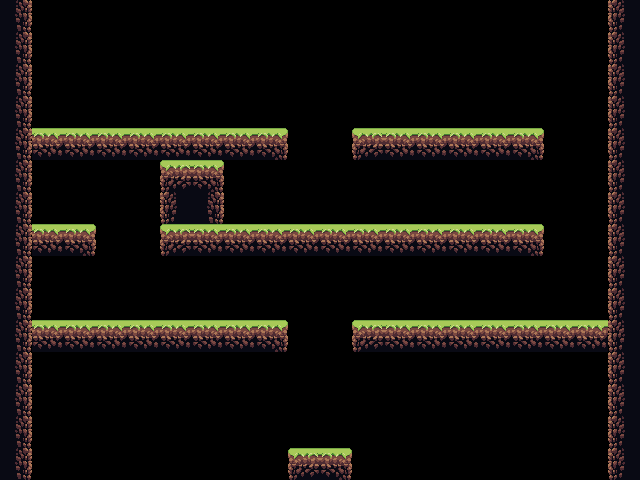

This game map was drawn from its Tiled (.tmx) file and the tilesets committed beside it. A one-line description and the full map source follow:
An orthogonal 20x15 tile map with 32x32 px tiles, 1 tile layer (light), 1 hidden layer not drawn and 7 objects (4x gem, 2x enemy).

<map version="1.5" tiledversion="1.7.2" orientation="orthogonal" renderorder="right-down" compressionlevel="0" width="20" height="15" tilewidth="32" tileheight="32" infinite="0" nextlayerid="11" nextobjectid="20">
 <editorsettings>
  <export target="stage_4.json" format="json" />
 </editorsettings>
 <tileset firstgid="1" name="duality_tileset" tilewidth="32" tileheight="32" tilecount="220" columns="20">
  <image source="../sprites/duality_tileset.png" width="640" height="360" />
  <tile id="0">
   <properties>
    <property name="collides" type="bool" value="true" />
   </properties>
  </tile>
  <tile id="1">
   <properties>
    <property name="collides" type="bool" value="true" />
   </properties>
  </tile>
  <tile id="2">
   <properties>
    <property name="collides" type="bool" value="true" />
   </properties>
  </tile>
  <tile id="3">
   <properties>
    <property name="collides" type="bool" value="true" />
   </properties>
  </tile>
  <tile id="4">
   <properties>
    <property name="collides" type="bool" value="true" />
   </properties>
  </tile>
  <tile id="5">
   <properties>
    <property name="collides" type="bool" value="true" />
   </properties>
  </tile>
  <tile id="6">
   <properties>
    <property name="collides" type="bool" value="true" />
   </properties>
  </tile>
  <tile id="20">
   <properties>
    <property name="collides" type="bool" value="true" />
   </properties>
  </tile>
  <tile id="21">
   <properties>
    <property name="collides" type="bool" value="true" />
   </properties>
  </tile>
  <tile id="22">
   <properties>
    <property name="collides" type="bool" value="true" />
   </properties>
  </tile>
  <tile id="23">
   <properties>
    <property name="collides" type="bool" value="true" />
   </properties>
  </tile>
  <tile id="24">
   <properties>
    <property name="collides" type="bool" value="true" />
   </properties>
  </tile>
  <tile id="25">
   <properties>
    <property name="collides" type="bool" value="true" />
   </properties>
  </tile>
  <tile id="26">
   <properties>
    <property name="collides" type="bool" value="true" />
   </properties>
  </tile>
  <tile id="40">
   <properties>
    <property name="collides" type="bool" value="true" />
   </properties>
  </tile>
  <tile id="41">
   <properties>
    <property name="collides" type="bool" value="true" />
   </properties>
  </tile>
  <tile id="42">
   <properties>
    <property name="collides" type="bool" value="true" />
   </properties>
  </tile>
  <tile id="43">
   <properties>
    <property name="collides" type="bool" value="true" />
   </properties>
  </tile>
  <tile id="44">
   <properties>
    <property name="collides" type="bool" value="true" />
   </properties>
  </tile>
  <tile id="45">
   <properties>
    <property name="collides" type="bool" value="true" />
   </properties>
  </tile>
  <tile id="60">
   <properties>
    <property name="collides" type="bool" value="true" />
   </properties>
  </tile>
  <tile id="61">
   <properties>
    <property name="collides" type="bool" value="false" />
   </properties>
  </tile>
  <tile id="62">
   <properties>
    <property name="collides" type="bool" value="true" />
   </properties>
  </tile>
  <tile id="63">
   <properties>
    <property name="collides" type="bool" value="true" />
   </properties>
  </tile>
  <tile id="64">
   <properties>
    <property name="collides" type="bool" value="true" />
   </properties>
  </tile>
  <tile id="80">
   <properties>
    <property name="collides" type="bool" value="true" />
   </properties>
  </tile>
  <tile id="81">
   <properties>
    <property name="collides" type="bool" value="true" />
   </properties>
  </tile>
  <tile id="82">
   <properties>
    <property name="collides" type="bool" value="true" />
   </properties>
  </tile>
  <tile id="83">
   <properties>
    <property name="collides" type="bool" value="true" />
   </properties>
  </tile>
  <tile id="100">
   <properties>
    <property name="collides" type="bool" value="true" />
   </properties>
  </tile>
  <tile id="101">
   <properties>
    <property name="collides" type="bool" value="true" />
   </properties>
  </tile>
  <tile id="102">
   <properties>
    <property name="collides" type="bool" value="false" />
    <property name="deadly" type="bool" value="true" />
   </properties>
  </tile>
  <tile id="103">
   <properties>
    <property name="collides" type="bool" value="false" />
    <property name="deadly" type="bool" value="true" />
   </properties>
  </tile>
  <tile id="120">
   <properties>
    <property name="collides" type="bool" value="true" />
   </properties>
  </tile>
  <tile id="121">
   <properties>
    <property name="collides" type="bool" value="true" />
   </properties>
  </tile>
  <tile id="122">
   <properties>
    <property name="collides" type="bool" value="false" />
   </properties>
  </tile>
  <tile id="123">
   <properties>
    <property name="collides" type="bool" value="false" />
   </properties>
  </tile>
 </tileset>
 <objectgroup id="8" name="collectables" offsetx="46.8126" offsety="145.018">
  <object id="6" name="gem" x="477.409" y="60.7133">
   <point />
  </object>
  <object id="7" name="gem" x="17.0207" y="57.6487">
   <point />
  </object>
  <object id="16" name="gem" x="272.187" y="283.982">
   <point />
  </object>
  <object id="19" name="gem" x="477.187" y="-35.018">
   <point />
  </object>
 </objectgroup>
 <objectgroup id="9" name="enemies">
  <object id="8" name="enemy" x="49" y="209.5" width="36.6667" height="10" />
  <object id="15" name="enemy" x="456.333" y="303" width="128.667" height="10" />
 </objectgroup>
 <layer id="2" name="dark" width="20" height="15" visible="0">
  <data encoding="csv">
64,0,0,0,0,0,0,0,0,0,0,0,0,0,0,0,0,0,0,63,
64,0,0,0,0,0,0,0,0,0,0,0,0,0,0,0,0,0,0,63,
64,0,0,0,0,0,0,0,0,0,0,0,0,0,0,0,0,0,0,63,
64,0,0,0,0,0,0,0,0,0,0,0,0,0,0,0,0,0,0,63,
64,23,23,23,23,23,23,23,23,23,23,23,23,23,23,23,44,0,0,63,
64,0,0,0,0,0,0,0,0,0,0,0,0,0,45,0,0,0,0,63,
64,0,0,0,0,0,0,0,0,0,0,0,0,0,65,0,0,0,0,63,
64,23,23,23,23,23,23,23,23,23,23,23,23,23,23,23,44,0,0,63,
64,0,0,0,0,0,0,0,0,0,0,0,0,0,0,0,0,0,0,63,
64,0,0,45,0,0,0,0,0,0,0,0,0,0,0,0,0,0,0,63,
64,23,23,23,23,23,23,23,44,0,0,43,23,23,23,23,23,23,23,63,
64,0,0,0,0,0,0,0,0,0,0,0,0,0,0,0,0,0,0,63,
64,0,0,0,0,0,0,0,0,0,0,0,0,0,0,0,0,0,0,63,
64,0,0,0,0,0,0,0,0,0,0,0,0,0,0,0,0,0,0,63,
64,0,0,0,0,0,0,0,0,26,27,0,0,0,0,0,0,0,0,63
</data>
 </layer>
 <layer id="3" name="light" width="20" height="15">
  <data encoding="csv">
41,0,0,0,0,0,0,0,0,0,0,0,0,0,0,0,0,0,0,42,
41,0,0,0,0,0,0,0,0,0,0,0,0,0,0,0,0,0,0,42,
41,0,0,0,0,0,0,0,0,0,0,0,0,0,0,0,0,0,0,42,
41,0,0,0,0,0,0,0,0,0,0,0,0,0,0,0,0,0,0,42,
41,1,1,1,1,1,1,1,21,0,0,22,1,1,1,1,21,0,0,42,
41,0,0,0,0,22,21,0,0,0,0,0,0,0,0,0,0,0,0,42,
41,0,0,0,0,42,41,0,0,0,0,0,0,0,0,0,0,0,0,42,
41,1,21,0,0,22,1,1,1,1,1,1,1,1,1,1,21,0,0,42,
41,0,0,0,0,0,0,0,0,0,0,0,0,0,0,0,0,0,0,42,
41,0,0,0,0,0,0,0,0,0,0,0,0,0,0,0,0,0,0,42,
41,1,1,1,1,1,1,1,21,0,0,22,1,1,1,1,1,1,1,42,
41,0,0,0,0,0,0,0,0,0,0,0,0,0,0,0,0,0,0,42,
41,0,0,0,0,0,0,0,0,0,0,0,0,0,0,0,0,0,0,42,
41,0,0,0,0,0,0,0,0,0,0,0,0,0,0,0,0,0,0,42,
41,0,0,0,0,0,0,0,0,22,21,0,0,0,0,0,0,0,0,42
</data>
 </layer>
 <objectgroup id="6" name="spawn" offsetx="20.6667" offsety="66.6667">
  <object id="1" x="44.5" y="32">
   <point />
  </object>
 </objectgroup>
</map>